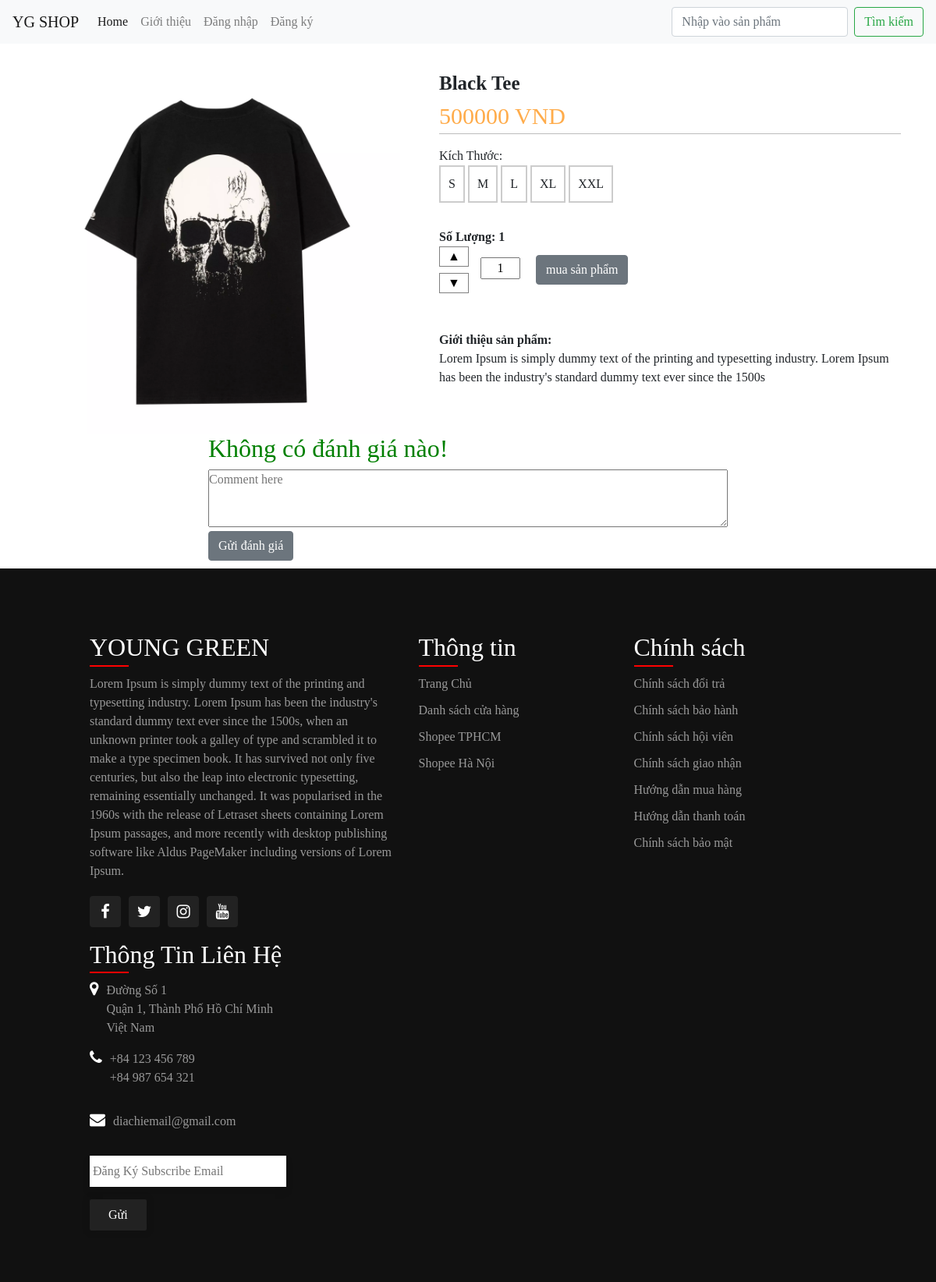
Page /item.php/?id=3 on the earlier database version.
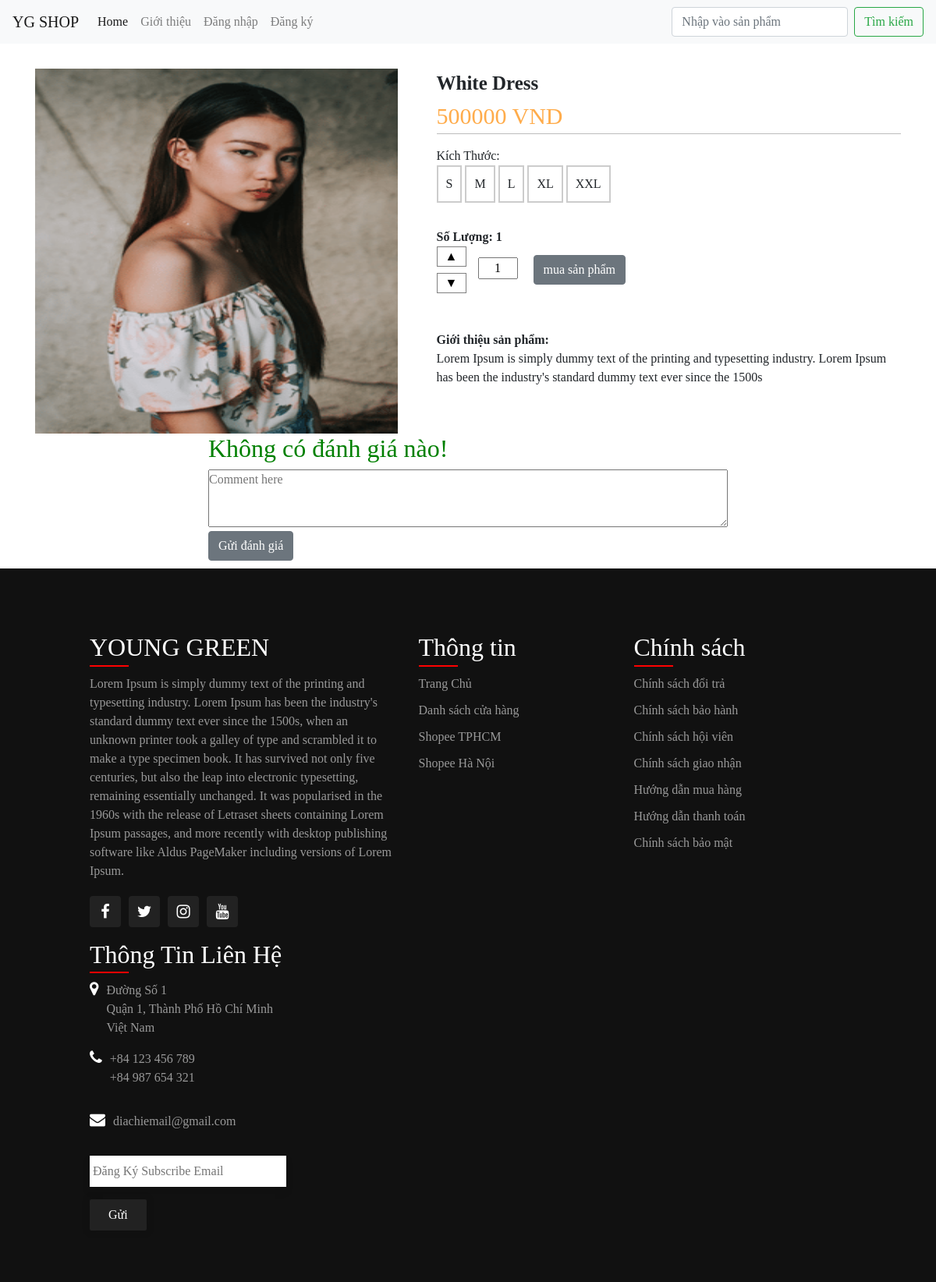
Same page on the later database version.
### tables this page shows
CREATE TABLE `db_products` (
  `id` int(11) NOT NULL,
  `name` varchar(30) NOT NULL,
  `price` int(11) NOT NULL,
  `image` varchar(255) NOT NULL,
  `description` text NOT NULL,
  `status` tinyint(1) NOT NULL DEFAULT 1
);

### item.php (the view, shortened to what this page needs)
<?php
  require_once("services/connect_db.php");
  $id = $_GET['id'];
  $query = "select * from db_products where id='$id'";
  $result = mysqli_query($connect, $query);
  $item = mysqli_fetch_array($result);
?>
<!DOCTYPE html>
<html lang="en">
<head>
  <link rel="stylesheet" href="css/item.css">
</head>
<body>
  <?php include"layout/navigation.php";?>
  <div class="container">
    <?php
        echo
        '
            <div class="product-container">
                <img class="product-image" src="' . $item['image'] . '" alt="Card image cap" >
                <div class="product-content">
                    <a class="font-weight-bold content-name">' . $item['name'] . '</a>
                    <p class="content-price">'. $item['price'] .' VND</p>
                    <div class="content-size">
                        <a>Kích Thước:</a>
                        <form class="boxed size-form">
                            <label for="S-size">S</label>
                            <label for="M-size">M</label>
                            <label for="L-size">L</label>
                            <label for="XL-size">XL</label>
                            <label for="XXL-size">XXL</label>
                        </form>
                    </div>
                    <br>
                    <div class="content-quantity">
                        <a class="font-weight-bold">Số Lượng: <span id="quantity">1</span></a>
                    </div>
                    <div class="quantity-selector">
                        <div class="change-quantity">
                            <button class="quantity-btn" onclick="increment()">&#9650</button>
                            <button class="quantity-btn" onclick="decrement()">&#9660</button>
                        </div>
                        <div class="quantity-form">
                            <form method="POST" action="/cart.php?action=add" autocomplete="off">
                                <input id="demoInput" type="number" min=0 max=100 value="1" name="quantity[' . $item['id'] .']">
                                <input class="btn btn-secondary buy-btn" type="submit" value="mua sản phẩm">
                            </form>
                        </div>
                    </div>
                    <span class="font-weight-bold">Giới thiệu sản phẩm:</span>
                    <p class="content-description">'.$item['description'].'</p>
                </div>
            </div>
        ';
        ?>
    <div class="comment-container">
      <?php
            require_once("services/connect_db.php");
            $productid = $_GET['id'];
            $getCommentsQuery = "select * from comments where productid = $productid";
            $allCommentsOfProducts = mysqli_query($connect, $getCommentsQuery);
            ?>
      <?php
            if(mysqli_num_rows($allCommentsOfProducts)==0):
            echo"<h2 style='color:green'>Không có đánh giá nào!</h2>";
            echo'
                    <section>
                    <form method="post" action="">
                        <section>
                        <textarea name="content" id="" cols="30" rows="3" style="width:100%" placeholder="Comment here"></textarea>
                        </section>
                        <section>
                        <input class="btn btn-secondary submit-btn" type="submit" value="Gửi đánh giá">
                        </section>
                    </form>
                    </section>
                    ';
            endif;
            ?>
    </div>
  </div>
  <?php include 'layout/footer.php'; ?>
</body>
</html>

Differences in the rows shown:
changed db_products: image: a different picture; name "Black Tee" → "White Dress"
